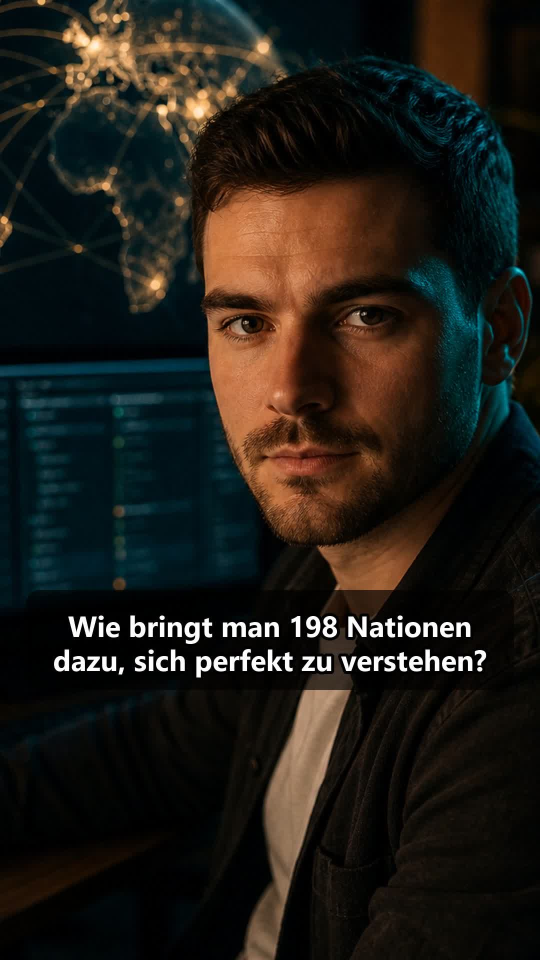
#> input picture assets/video/Nexus_Gaja_TikTok_thumb.jpg, 1080 x 1920 px, found by its file name (shown at 1/2 size)
$ python add_play.py
#> lines starting #> are read from the running program, lines starting #| are printed output that depends on the picture
from PIL import Image, ImageDraw
import sys

def add_play_button(image_path, output_path):
    img = Image.open(image_path)
#> img is the input picture: PIL image 1080x1920 RGB; mean R, G, B 32.8, 29.5, 23.8

    # Resize image to width 360
    wpercent = (360 / float(img.size[0]))
#> wpercent = 0.333
    hsize = int((float(img.size[1]) * float(wpercent)))
#> hsize = 640
    img = img.resize((360, hsize), Image.Resampling.LANCZOS)
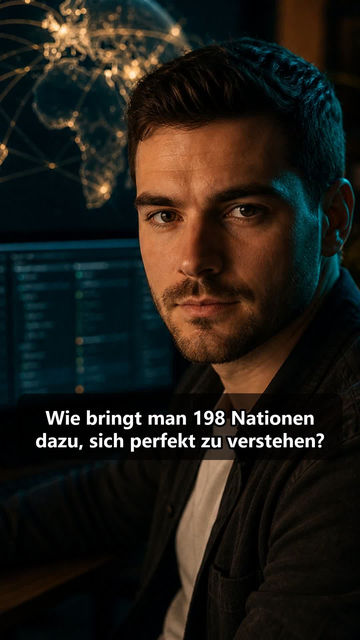
#> img: PIL image 360x640 RGB; mean R, G, B 32.8, 29.5, 23.8

    # Create an overlay for the play button
    overlay = Image.new('RGBA', img.size, (255, 255, 255, 0))
    draw = ImageDraw.Draw(overlay)

    # Center coordinates
    x, y = 360 // 2, hsize // 2
#> x = 180; y = 320
    r = 40

    # Draw semi-transparent dark circle
    draw.ellipse((x - r, y - r, x + r, y + r), fill=(0, 0, 0, 150))

    # Draw white triangle
    # Points of the triangle
    p1 = (x - 12, y - 20)
#> p1 = (168, 300)
    p2 = (x - 12, y + 20)
#> p2 = (168, 340)
    p3 = (x + 20, y)
#> p3 = (200, 320)
    draw.polygon([p1, p2, p3], fill=(255, 255, 255, 255))

    # Composite the overlay onto the original image
    img = img.convert("RGBA")
#> img: PIL image 360x640 RGBA
    out = Image.alpha_composite(img, overlay)

    out.convert("RGB").save(output_path, quality=90)
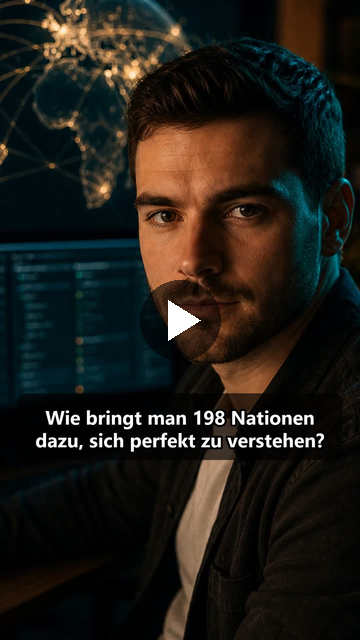
#> saved as Nexus_Gaja_TikTok_thumb.jpg: PIL image 360x640 RGB; mean R, G, B 32.1, 29.4, 24
    print(f"Processed {output_path}")

add_play_button('C:\\Dev\\Repos\\SonnerStudio\\Nexus_Gaja\\assets\\video\\Nexus_Gaja_TikTok_thumb.jpg', 'C:\\Dev\\Repos\\SonnerStudio\\Nexus_Gaja\\assets\\video\\Nexus_Gaja_TikTok_thumb.jpg')
add_play_button('C:\\Dev\\Repos\\SonnerStudio\\Nexus_Gaja\\assets\\video\\Nexus_Gaja_TikTok_EN_thumb.jpg', 'C:\\Dev\\Repos\\SonnerStudio\\Nexus_Gaja\\assets\\video\\Nexus_Gaja_TikTok_EN_thumb.jpg')
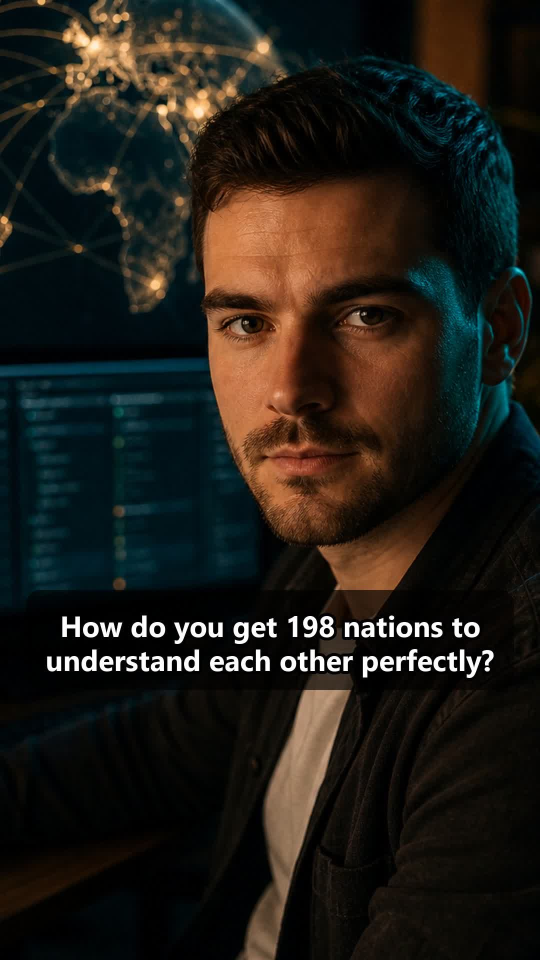
#> input picture assets/video/Nexus_Gaja_TikTok_EN_thumb.jpg, 1080 x 1920 px, found by its file name (shown at 1/2 size)
#> in add_play_button, img is the input picture: PIL image 1080x1920 RGB; mean R, G, B 32.8, 29.6, 23.9
#> in add_play_button (call 2), `img = img.resize((360, hsize), Image.Resampling.LANCZOS)`:
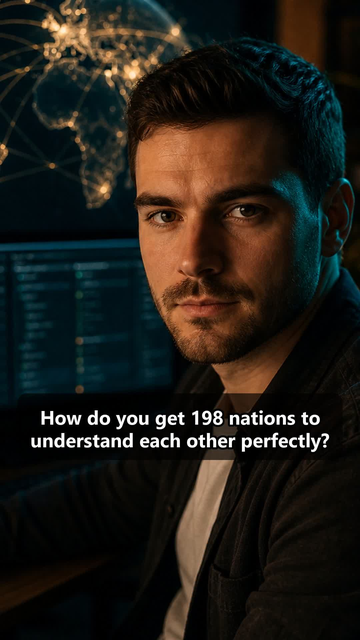
#> img: PIL image 360x640 RGB; mean R, G, B 32.9, 29.6, 23.9
#> in add_play_button (call 2), `out.convert("RGB").save(output_path, quality=90)`:
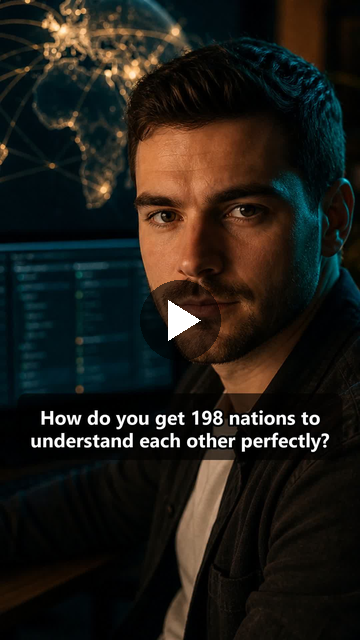
#> saved as Nexus_Gaja_TikTok_EN_thumb.jpg: PIL image 360x640 RGB; mean R, G, B 32.2, 29.5, 24.1
